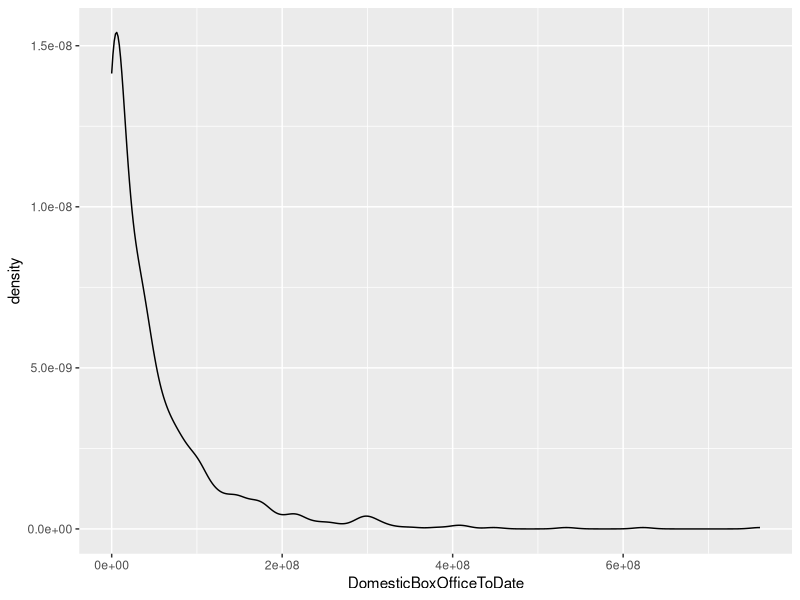
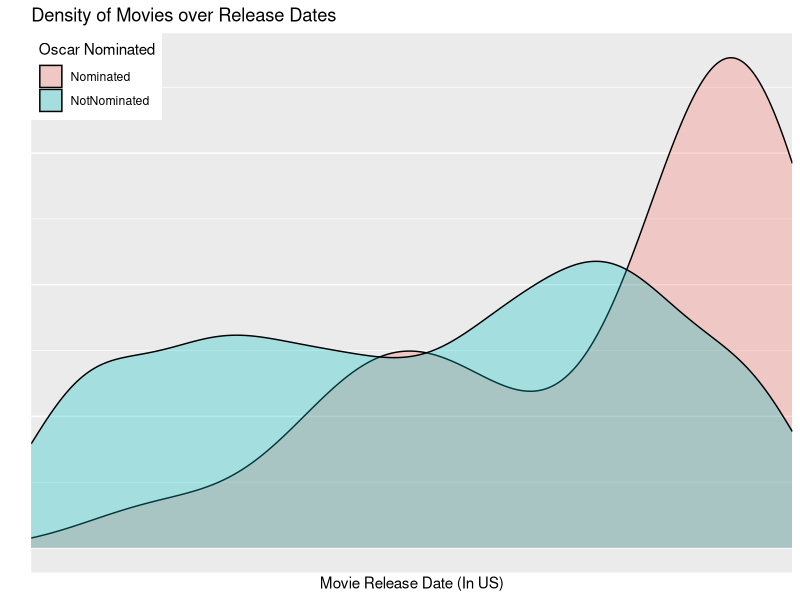

These charts were generated, in order, by the following R code:
library(ggplot2)

# Load Data
movies <- read.csv("movies1.csv") # Has caldate
View(movies)

# Density of the Population
ggplot(data = movies)+
geom_density(#data=subset(movies, Nominations >0),
             aes(x=DomesticBoxOfficeToDate), 
             stat = "density", 
             position = "identity", 
             na.rm = FALSE)

# The Two New Fill Variables
OscarNomination <- as.factor(ifelse(movies$Nominations > 0, "Nominated", "NotNominated"))
BoxOfficeRevenue <- as.factor(ifelse(movies$DomesticBoxOfficeToDate > 100000000, "Over 100M", "Under 100M"))

# Create the Plot
ggplot(movies, aes(x = CalDate, fill=OscarNomination)) +
    geom_density(alpha=.3) +
    # Month labels for x axis
    scale_x_discrete(breaks=c("1", "2", "3", "4", "5", "6", "7", "8", "9", "10", "11", "12"),
                   labels=c("J", "F", "M", "A", "M", "J", "J", "A", "S", "O", "N", "D"),
                   expand=c(0,0)) +

    # Axes Titles
    labs( x = "Movie Release Date (In US)",
          y = "",
          title = "Density of Movies over Release Dates",
          fill = "Oscar Nominated") +
    
    # Theme
    theme( axis.ticks.y = element_blank()
          ,axis.text.y  = element_blank()
          ,legend.justification = c(0,1)
          ,legend.position = c(0,1)
           )


    




